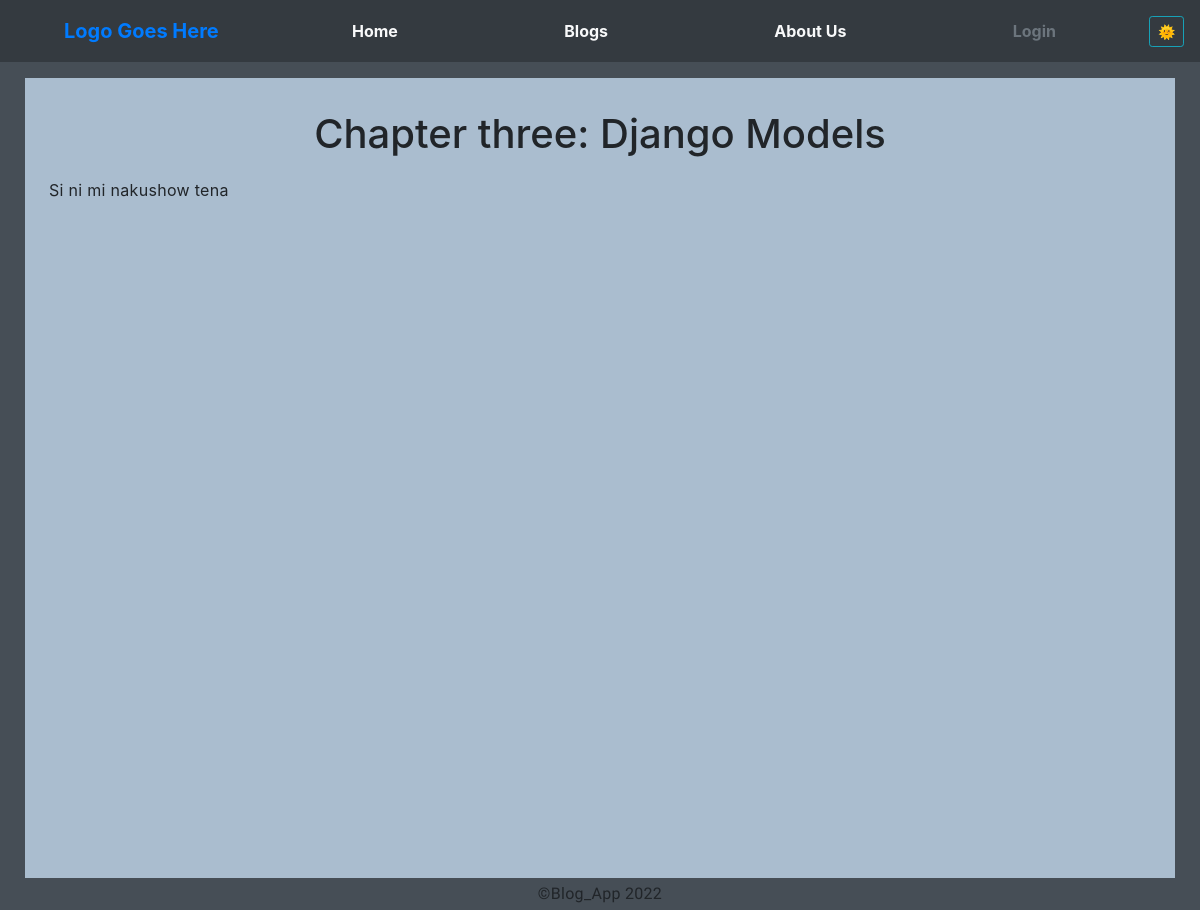
The page /post/3/ on the database as committed earlier.
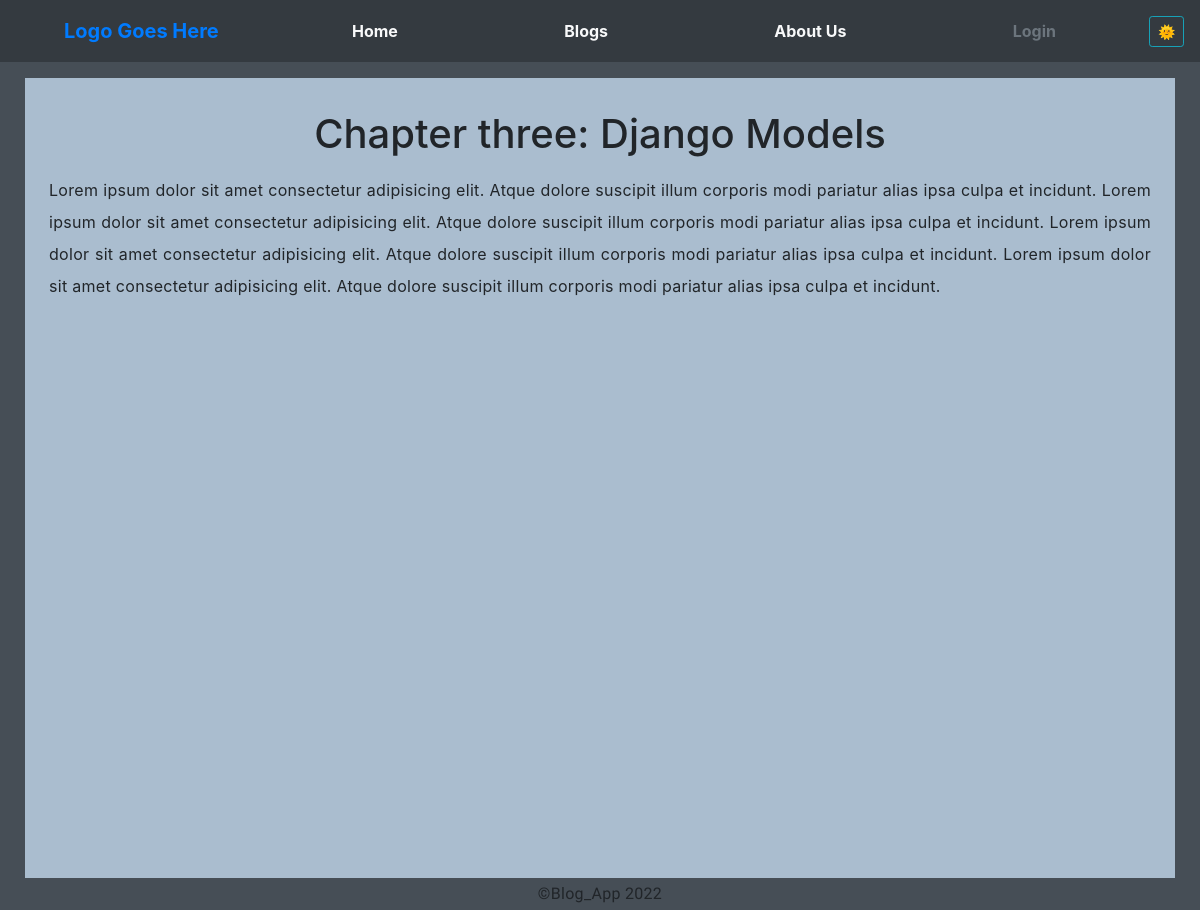
The same page on the database as committed later.
### blogApplication/models.py (models this page shows)
class BlogPost(models.Model):
    title = models.CharField(max_length=40)
    description = models.CharField(max_length=200)
    content = models.TextField()
    image = models.ImageField(blank = True)
    date_posted = models.DateTimeField(default=timezone.now)

### blogApplication/views.py (the view)
# urls.py: path('post/<int:pk>/', PostDetailView.as_view(), name = 'post_detail'),
class PostDetailView(DetailView):
    model = BlogPost
    context_object_name = 'post'

### blogApplication/templates/blogApplication/blogpost_detail.html
{% extends "base.html" %}
{% load static %}
{% block content %}
<div class="row">
    <div class="col bg-whitesmoke p-3 mt-3">
        <h1 class="text-center mt-3">{{ post.title }}</h1>
        <p class="text-justify p-2">{{ post.content }}</p>
    </div>
</div>
{% endblock content %}

Rows that differ between the two databases and show on the page:
changed BlogPost "Chapter three: Django Models": content "Si ni mi nakushow tena" → "Lorem ipsum dolor sit amet consectetur adipisicing elit. Atque dolore suscipit illum corporis modi pariatur alias ipsa culpa et incidunt. Lorem ipsum dolor sit amet consectetur adipisicing elit. Atque dolore suscipit illum corporis modi pariatur alias ipsa culpa et incidunt. Lorem ipsum dolor sit amet consectetur adipisicing elit. Atque dolore suscipit illum corporis modi pariatur alias ipsa culpa et incidunt. Lorem ipsum dolor sit amet consectetur adipisicing elit. Atque dolore suscipit illum corporis modi pariatur alias ipsa culpa et incidunt."
